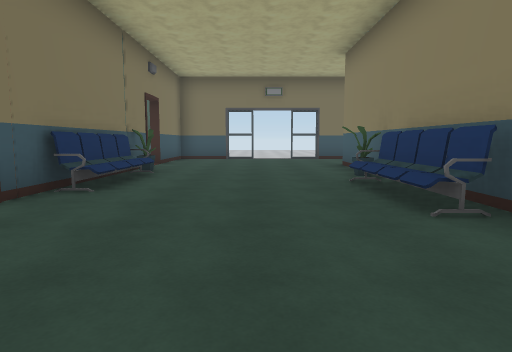
[1] (above)

24 first-person views from a walk through a 3-D level made in the Unity game engine. The camera is 1.3 m above the floor, tilts 6° down and sees 75° across. Doors are open. The floor is counted in squares, 2 m on a side. Each view is taken from the middle of a square. On the plan, view 1 faces up. The plan holds only what a view shows up to about 10 squares ahead; the rest is blank. The place goes on beyond the plan. The player is left out.

[2]
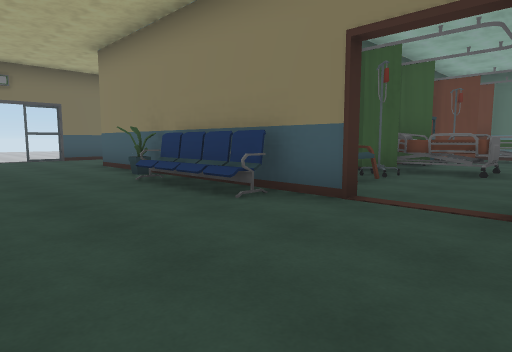

[3]
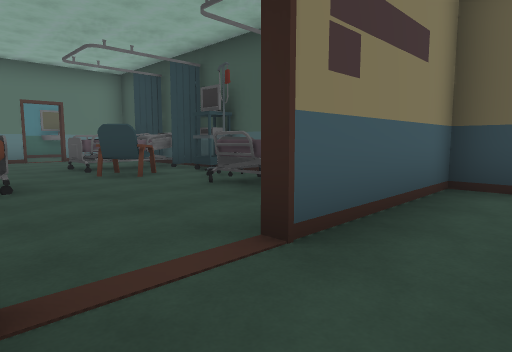

[4]
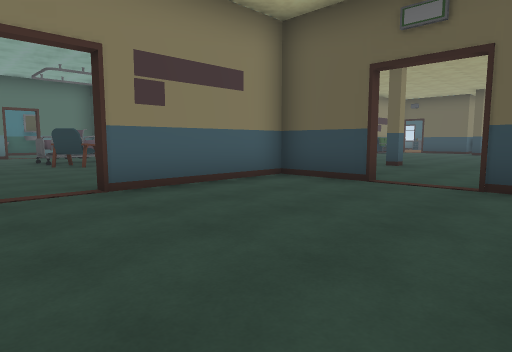

[5]
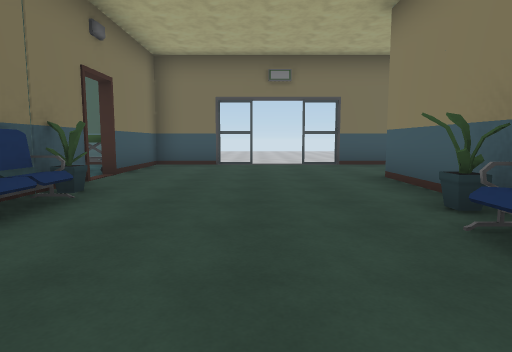

[6]
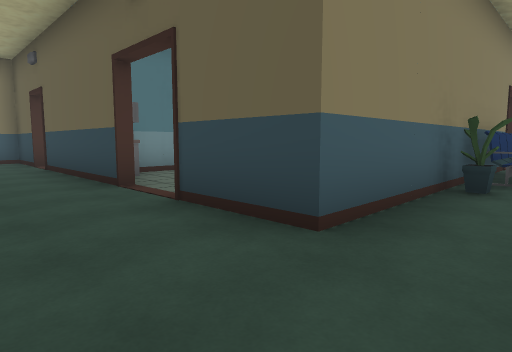

[7]
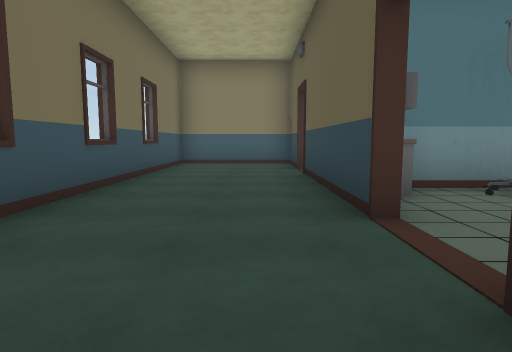

[8]
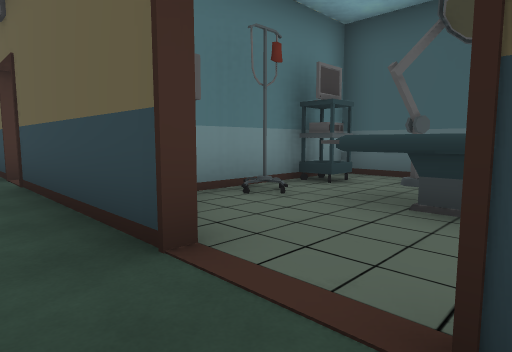

[9]
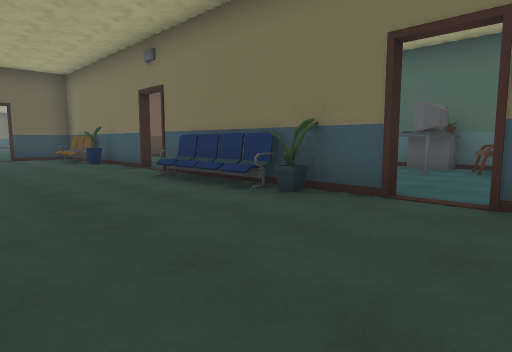

[10]
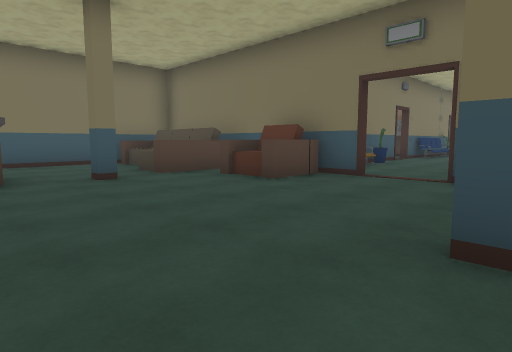

[11]
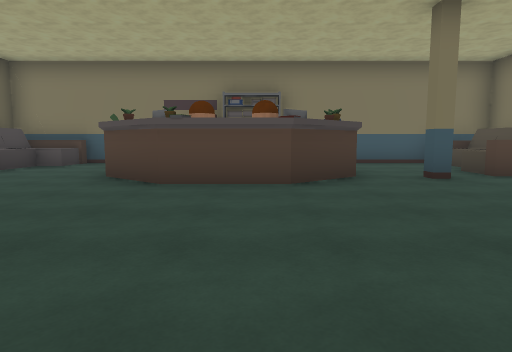

[12]
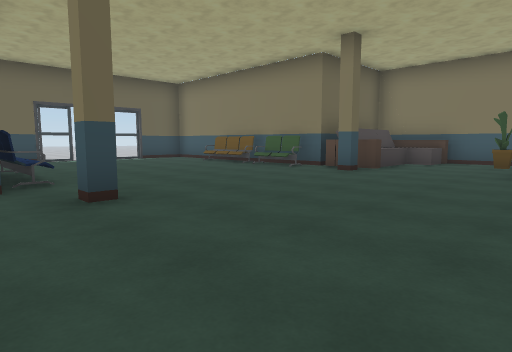

[13]
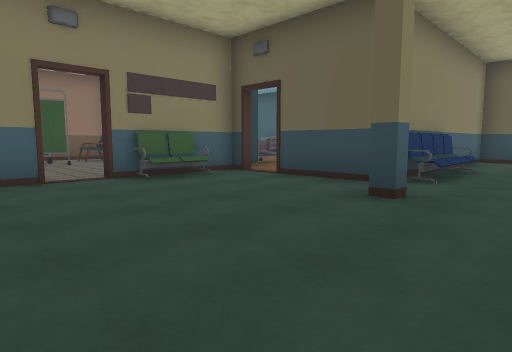

[14]
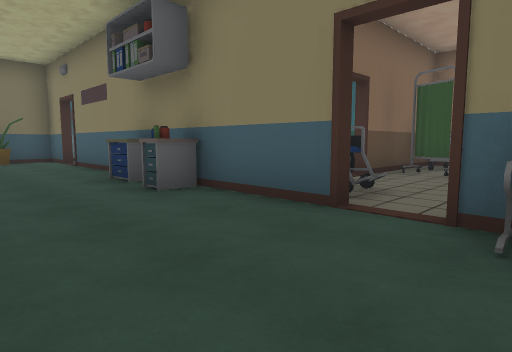

[15]
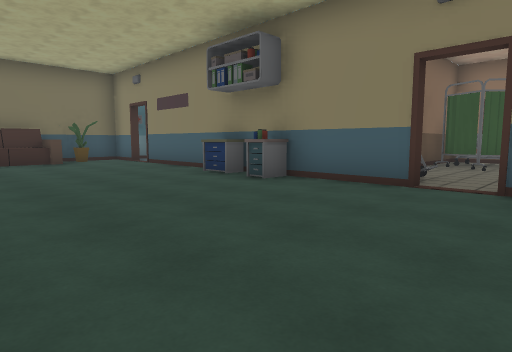

[16]
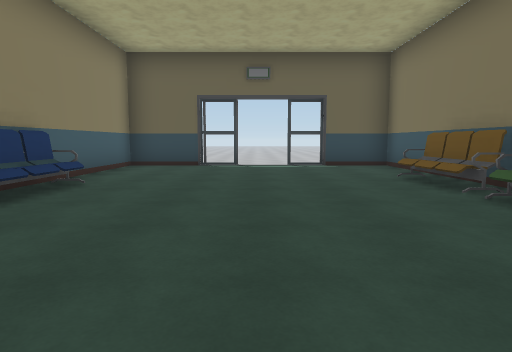

[17]
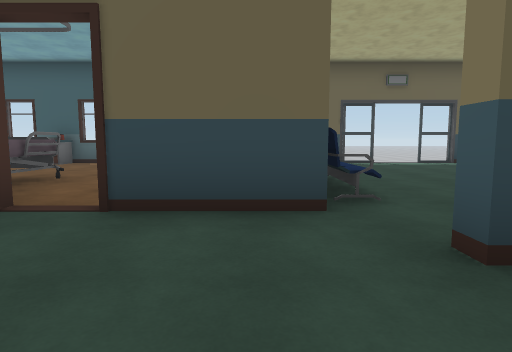

[18]
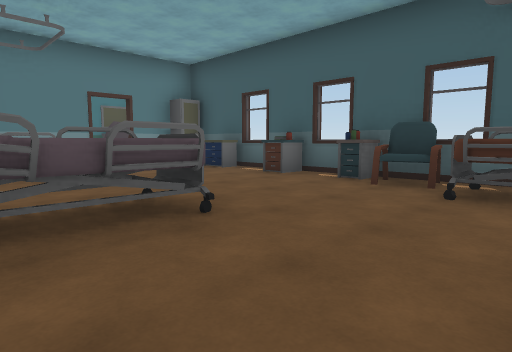

[19]
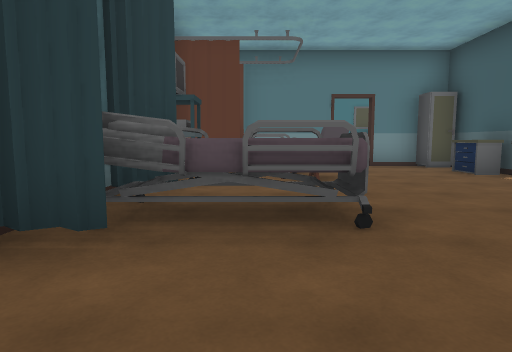

[20]
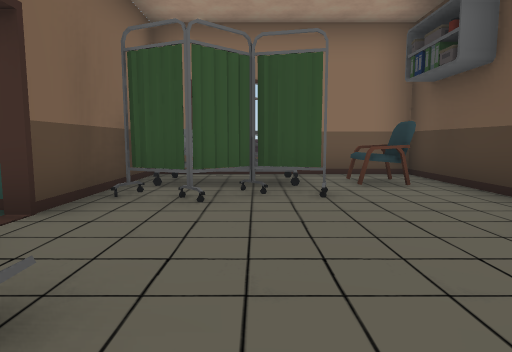

[21]
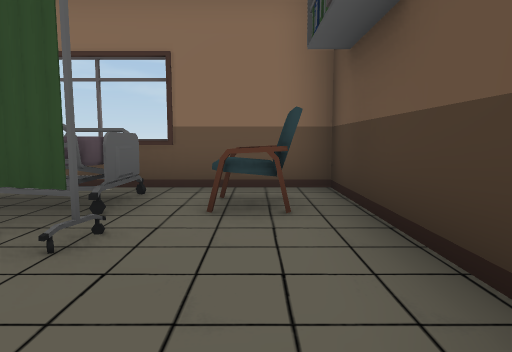

[22]
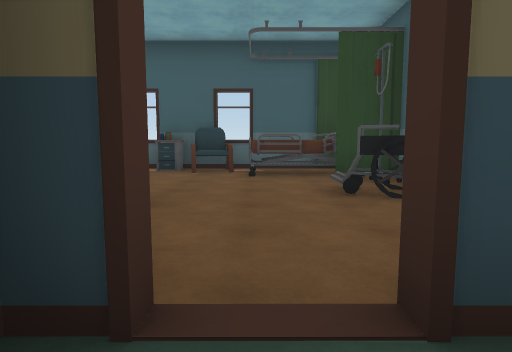

[23]
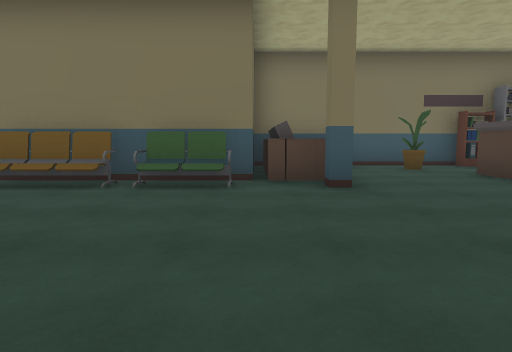

[24]
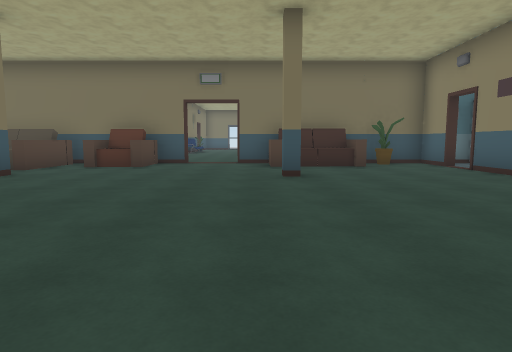

### Floor plan
Points are (right, up) in squares from view 1. A wall is a line through its corners. A room is listed if a view was taken in it or the views show most of it. See-through windows are left out.
Room 1 (views 1, 2, 3, 4, 5, 6, 7, 8, 9)
walls: (2.3, 1.9) (2.3, 9) (4.2, 9); (2.3, -0.5) (2.3, 0.5); (-2.7, 4.6) (-2.7, 3.4); (-2.7, 2.5) (-2.7, 0.4); (5.6, 9) (9.7, 9); (-2.7, 8.5) (-2.7, 7.4); (0.4, -3.1) (2.3, -3.1) (2.3, -2.1); (5.8, -3.1) (6.4, -3.1); (3.6, 12.2) (2.1, 12.2); (0, 12.2) (-2.7, 12.2) (-2.7, 9.4); (10.6, 9) (12.7, 9) (12.7, 12.2) (5.8, 12.2); (-4.1, 12.2) (-4.6, 12.2); (-7.8, 8.6) (-7.8, 6.4); (12.7, -0.2) (12.7, 0.5)
ways out: opening at (0, -3.5) to room 2; open door at (-1, -3.5) to room 2; open door at (1, -3.5) to room 2; opening at (-4.8, 4.2); opening at (2, 12); opening at (7.5, -4); opening at (10, 9); open door at (0.5, 12); open door at (5, 9); open door at (11, 9.5); open door at (13, -0.5)
objects: other object (-7, 7) to (-6, 8); other object (-7, 8) to (-7, 9); other object (-4, 10) to (-3, 11); other object (-2, -2) to (-2, -1); other object (-2, 0); other object (-2, 5) to (-2, 6); other object (-2, 7); other object (2, 4); other object (2, 6); other object (3, -3); other object (3, -2) to (5, -1); other object (5, 3); other object (6, -2); other object (6, 2) to (7, 3); other object (7, -3) to (7, -2); other object (7, -1) to (8, -1); other object (8, -3); other object (8, -2) to (9, -1); other object (8, 3); other object (10, -3); other object (10, 3); other object (11, 2)
Room 2 (views 10, 11, 12, 13, 14, 15, 16, 17, 18, 19, 20, 21, 22, 23, 24)
walls: (-7.8, -11.6) (-7.8, -17.1); (-4.5, -12.7) (-5.5, -12.7); (-4.1, -8.1) (-3, -9.5) (-3, -11.4) (-4.1, -12.8); (-5.4, -17) (-4.5, -17) (-4.5, -17.8); (-7.8, -3.6) (-7.8, -7.7); (-1, -3.2) (-5.2, -3.2); (2.2, -17) (4.5, -17.1); (-4.5, -21.4) (-4.5, -23.9) (-1.7, -23.9); (1.8, -3.2) (0.4, -3.2); (5.8, -13.4) (5.8, -10.5); (5.8, -8.6) (5.8, -5.5); (2.3, -20.7) (2.3, -19.4); (5.3, -17.1) (5.8, -17.1) (5.8, -14.3); (5.8, -4.6) (5.8, -3.2) (3.6, -3.2); (-0.6, -23.9) (2.3, -23.9) (2.3, -23.1); (3.5, -23.9) (12.3, -23.9); (9.2, -17.1) (12.7, -17.1) (12.7, -12) (8.9, -12); (12.7, -21) (12.7, -19); (12.7, -23.2) (12.7, -21.9)
ways out: opening at (0, -3.5) to room 1; open door at (-1, -3.5) to room 1; open door at (1, -3.5) to room 1; opening at (-1, -24); opening at (6, -5); open door at (8.5, -12); open door at (13, -21.5); gap at (-3, -24)
objects: other object (-7, -16) to (-5, -15); other object (-7, -13); other object (-7, -11); other object (-7, -5) to (-4, -4); other object (-5, -11); other object (-5, -10) to (-4, -10); other object (-4, -21) to (-4, -19); other object (-4, -18) to (-4, -17); other object (-4, -16); other object (-4, -7); other object (-3, -4) to (-2, -4); other object (2, -19) to (2, -18); other object (2, -16); other object (2, -7); other object (2, -4) to (3, -4); other object (3, -23) to (5, -22); other object (3, -21); other object (3, -20) to (4, -20); other object (5, -15); other object (5, -11); other object (5, -4); other object (6, -23); other object (6, -20) to (8, -18); other object (7, -13); other object (9, -23); other object (9, -20) to (10, -20); other object (9, -18); other object (10, -15) to (10, -13); other object (11, -23); other object (11, -20) to (12, -19); other object (11, -16) to (12, -16); other object (11, -15) to (12, -13); other object (12, -23)

Positions as (right, up) in squares from view 1, and headings:
1: (0, 0), facing up
2: (-1, 0), facing up-right
3: (1, 2), facing down-right
4: (-2, 2), facing down-right
5: (0, 3), facing up
6: (1, 11), facing down-right
7: (3, 10), facing right
8: (4, 10), facing down-right
9: (1, 10), facing down-left
10: (2, -9), facing up-left
11: (2, -10), facing left
12: (3, -12), facing down-left
13: (0, -12), facing down-right
14: (3, -15), facing up-right
15: (1, -15), facing up-right
16: (-1, -15), facing down
17: (3, -14), facing down
18: (4, -18), facing down-right
19: (4, -19), facing right
20: (6, -14), facing right
21: (8, -16), facing right
22: (5, -16), facing down
23: (1, -17), facing left
24: (1, -13), facing up
